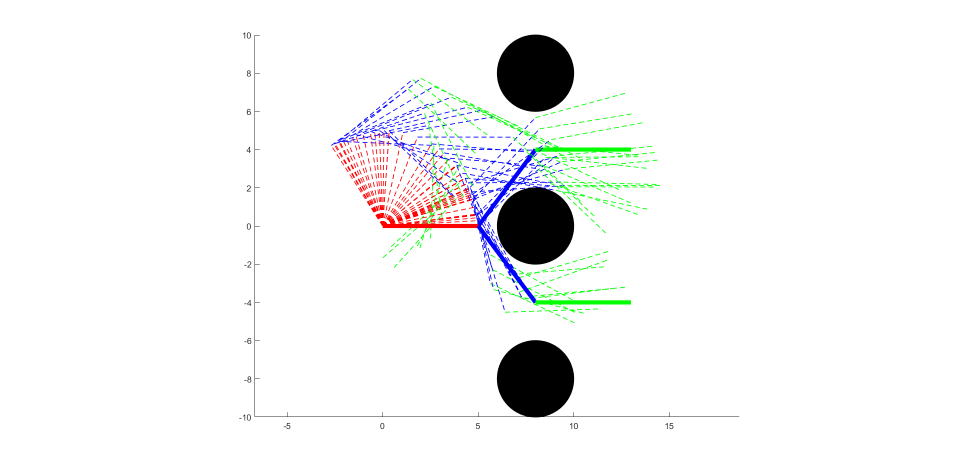
#> input picture pailler/rrt.png, 1920 x 937 px (shown at 1/2 size)
$ jupyter execute --allow-errors 'Paillier black and white img decode.ipynb'
#> lines starting #> are read from the running program, lines starting #| are printed output that depends on the picture
[cell 1]
import gmpy2
import math
from random import randint
from math import gcd
import numpy as np
import libnum
import cv2
from PIL import Image
import timeit
#> (the rest of this cell did not finish here and is left out)

[cell 2]
class Paillier(object):


    def __init__(self):

        self.publicKey = None
        self.privateKey = None

    def lcm(self, x, y):

#> (the call stopped at in getKeys, `mu = libnum.invmod(mu, n)`: libnum is not available in this run)
        return x * y // gcd(x, y)

    def sTn(self,m):
        arr = bytes(m, 'utf-8')
        m = int.from_bytes(arr, 'big')
        return m


    def getP(self):

        p = gmpy2.mpz_urandomb(rs, 1024)
        while not gmpy2.is_prime(p):
            p = p + 1
        return p

    def getKeys(self):

        #p = self.getP()
        #q = self.getP()

        p = 23
        q = 19

        n = p * q
        lamda = self.lcm(p-1, q-1)


        g = n + 1
        mu = (pow(g,lamda,n*n)-1) // n
        mu = libnum.invmod(mu, n)

        n = int(n)
        g = int(g)
        lamda = int(lamda)
        mu = int(mu)

        #mu = gmpy2.invert(lamda, n)

        self.publicKey = [n, g]
        self.privateKey = [lamda, mu]

    def encrypt(self, m):

        if isinstance(m, str):
            m = self.sTn(m)

        #print(m)

        n,g = self.publicKey
        r = randint(0,n)
        while gcd(n, r)!= 1:
            r = r + 1

        c = (pow(g, m, n*n) * pow(r, n, n*n)) % (n*n)

        # print(c)
        return c

    def decrypt(self,c):

        n, g = self.publicKey
        lamda, mu = self.privateKey

        c = (pow(c,lamda, n*n) - 1) // n * mu
        c = c % n
        c = int (c)
        # print(c)
        m = c
        #m = libnum.n2s(c)
        #m = m.decode("utf-8")
        return m


#> (the rest of this cell did not finish here and is left out)

[cell 3]
img = cv2.imread('rrt.png', 0)
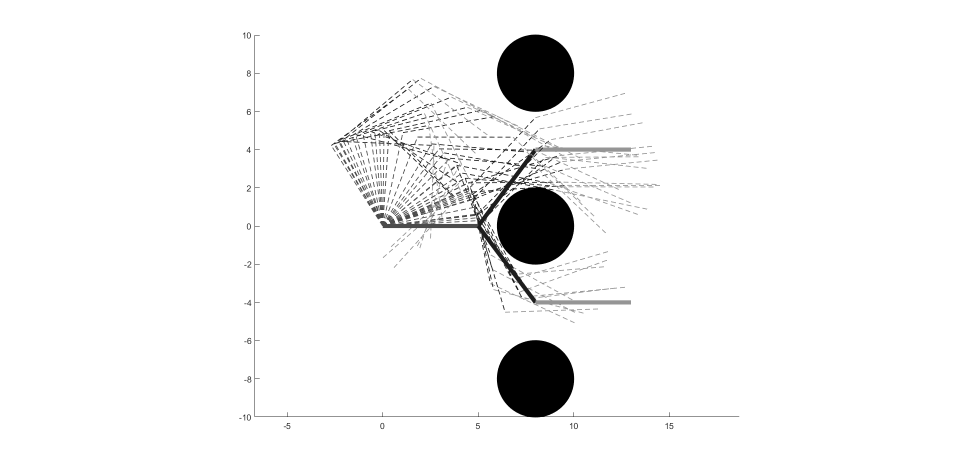
#> img: shape (937, 1920) (shown at 1/2 size); min 0, max 255, mean 243.9
image_o = Image.fromarray(img)
image_o

[cell 4]
p = Paillier()
p.getKeys()
#> (the call stopped at in getKeys, `mu = libnum.invmod(mu, n)`: libnum is not available in this run)

start = timeit.default_timer()
#> (the rest of this cell did not finish here and is left out)
